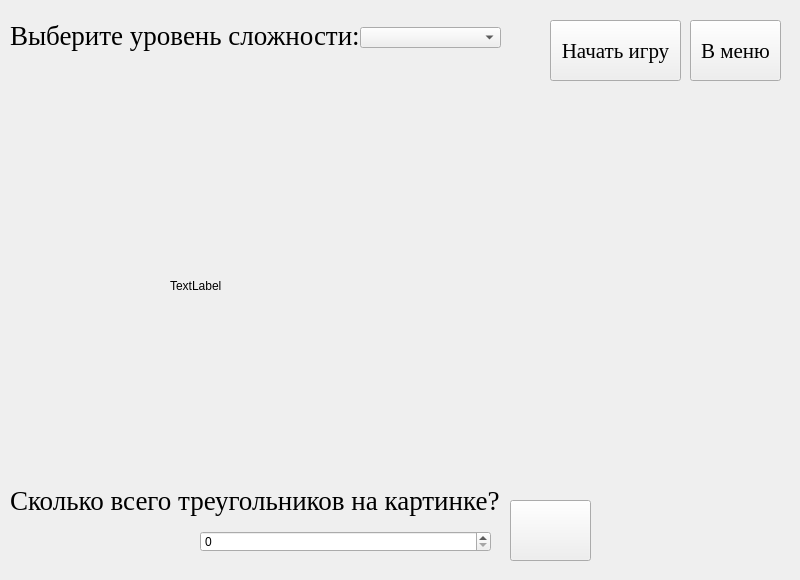
<?xml version="1.0" encoding="UTF-8"?>
<ui version="4.0">
 <class>MainWindow</class>
 <widget class="QMainWindow" name="MainWindow">
  <property name="geometry">
   <rect>
    <x>0</x>
    <y>0</y>
    <width>800</width>
    <height>580</height>
   </rect>
  </property>
  <property name="windowTitle">
   <string>MainWindow</string>
  </property>
  <widget class="QWidget" name="centralwidget">
   <widget class="QPushButton" name="pushButton">
    <property name="geometry">
     <rect>
      <x>510</x>
      <y>500</y>
      <width>81</width>
      <height>61</height>
     </rect>
    </property>
    <property name="text">
     <string/>
    </property>
    <property name="icon">
     <iconset>
      <normaloff>ready.png</normaloff>ready.png</iconset>
    </property>
    <property name="iconSize">
     <size>
      <width>32</width>
      <height>32</height>
     </size>
    </property>
   </widget>
   <widget class="QLabel" name="label">
    <property name="geometry">
     <rect>
      <x>10</x>
      <y>10</y>
      <width>401</width>
      <height>51</height>
     </rect>
    </property>
    <property name="font">
     <font>
      <family>Times New Roman</family>
      <pointsize>20</pointsize>
     </font>
    </property>
    <property name="text">
     <string>Выберите уровень сложности:</string>
    </property>
   </widget>
   <widget class="QPushButton" name="back2menu">
    <property name="geometry">
     <rect>
      <x>690</x>
      <y>20</y>
      <width>91</width>
      <height>61</height>
     </rect>
    </property>
    <property name="font">
     <font>
      <family>Times New Roman</family>
      <pointsize>16</pointsize>
     </font>
    </property>
    <property name="text">
     <string>В меню</string>
    </property>
   </widget>
   <widget class="QLabel" name="label_2">
    <property name="geometry">
     <rect>
      <x>10</x>
      <y>480</y>
      <width>491</width>
      <height>41</height>
     </rect>
    </property>
    <property name="font">
     <font>
      <family>Times New Roman</family>
      <pointsize>20</pointsize>
     </font>
    </property>
    <property name="text">
     <string>Сколько всего треугольников на картинке?</string>
    </property>
    <property name="scaledContents">
     <bool>false</bool>
    </property>
   </widget>
   <widget class="QComboBox" name="comboBox">
    <property name="geometry">
     <rect>
      <x>360</x>
      <y>27</y>
      <width>141</width>
      <height>21</height>
     </rect>
    </property>
    <property name="currentIndex">
     <number>-1</number>
    </property>
   </widget>
   <widget class="QPushButton" name="acceptBut">
    <property name="geometry">
     <rect>
      <x>550</x>
      <y>20</y>
      <width>131</width>
      <height>61</height>
     </rect>
    </property>
    <property name="font">
     <font>
      <family>Times New Roman</family>
      <pointsize>16</pointsize>
     </font>
    </property>
    <property name="text">
     <string>Начать игру</string>
    </property>
   </widget>
   <widget class="QLabel" name="LabelImage">
    <property name="geometry">
     <rect>
      <x>170</x>
      <y>110</y>
      <width>471</width>
      <height>351</height>
     </rect>
    </property>
    <property name="text">
     <string>TextLabel</string>
    </property>
    <property name="scaledContents">
     <bool>true</bool>
    </property>
   </widget>
   <widget class="QSpinBox" name="ans">
    <property name="geometry">
     <rect>
      <x>200</x>
      <y>531</y>
      <width>291</width>
      <height>21</height>
     </rect>
    </property>
   </widget>
  </widget>
 </widget>
 <resources/>
 <connections/>
</ui>
